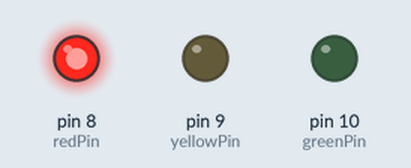
A sketch run on a simulated Arduino Uno, built with avr-gcc and run on an emulated ATmega328P. Shown: output pins drawn as LEDs (lit = HIGH).

Above: at 2.5 s.
At 5.5 s:
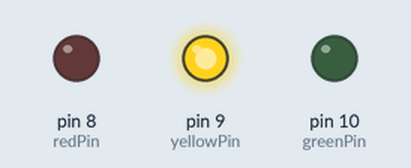
At 8.5 s:
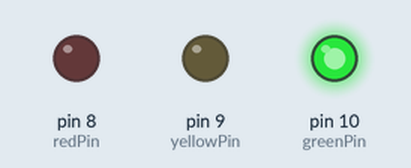
Timing chart, 0 to 14.3 s (numbered marks = the images above):
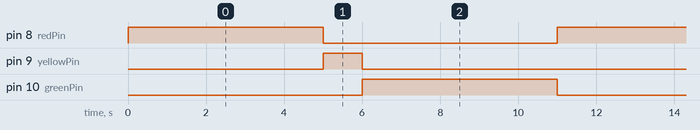

Measured:
- by itself, pin 8 (redPin), pin 10 (greenPin): alternates HIGH for 5.0 s and LOW for 6.0 s
- by itself, pin 9 (yellowPin): alternates HIGH for 1.0 s and LOW for 10.0 s
- by itself, everything shown: repeats every 11.0 s, in 4 steps

The sketch:

traffic_light.ino
```cpp
const int redPin = 8;
const int yellowPin = 9;
const int greenPin = 10;

void setup() {
  // put your setup code here, to run once:
  pinMode(redPin, OUTPUT);
  pinMode(yellowPin, OUTPUT);
  pinMode(greenPin, OUTPUT);
}

void loop() {
  digitalWrite(redPin, HIGH);
  delay(5000);
  digitalWrite(redPin, LOW);

  digitalWrite(yellowPin, HIGH);
  delay(1000);
  digitalWrite(yellowPin, LOW);

  digitalWrite(greenPin, HIGH);
  delay(5000);
  digitalWrite(greenPin, LOW);
}
```
